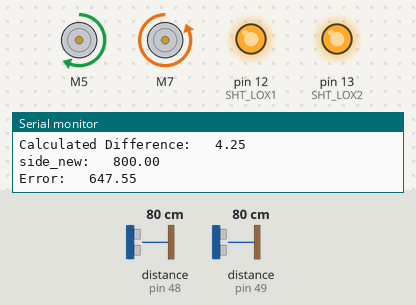
The sketch below on a simulated Arduino Uno, built with avr-gcc and run on an emulated ATmega328P. On the bench: 2 × DC motor (green arrow = forward, orange = backward, longer = faster), output pins drawn as LEDs (lit = HIGH), the last lines printed to the serial monitor. Inputs (shaded band) come from the test bench; at power-on: distance to the obstacle (sensors on pin 48, pin 49) 80 cm.

Above: at 1.2 s.
1.3 s: distance to the obstacle (sensor on pin 48) set to 2 cm
At 2.04 s:
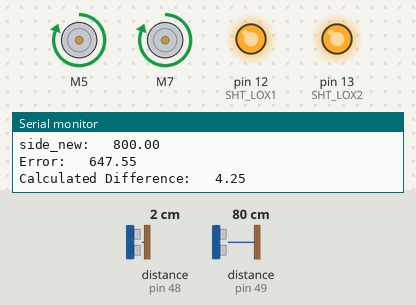
At 5.5 s:
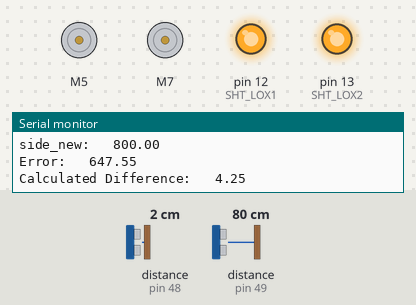
Timing chart, 0 to 7.0 s (numbered marks = the images above; inputs shaded):
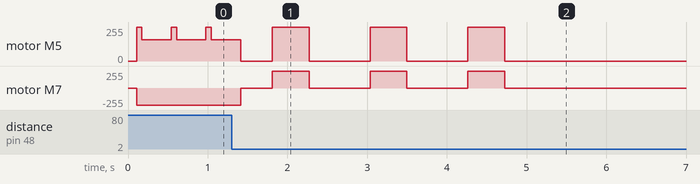

The sketch:

main_other.ino
```cpp
/*
 * This is the main function, this is what will run our robot
 * TODO:
 * check delays -> remove/reduce if not needed
 * copy in turning code (whichever one we choose)
 * check all hardcoded values -> change them based on testing
 */

// include libraries
#include "Adafruit_VL53L0X.h"
#include "Wire.h"
#include <MPU6050_light.h>
#include <L298NX2.h>

//global variables
float side=100;
float err=0;
float tilt_angle;

//gyro initial
MPU6050 mpu(Wire);
float az;
int num=0;

//motor initial
const unsigned int EN_A = 3; //left motor (relative to the front)
const unsigned int IN1_A = 5;
const unsigned int IN2_A = 6;

const unsigned int IN1_B = 7; //right motor
const unsigned int IN2_B = 8;
const unsigned int EN_B = 9;

L298NX2 motors(EN_A, IN1_A, IN2_A, EN_B, IN1_B, IN2_B);


//tof initial
#define LOX1_ADDRESS 0x30
#define LOX2_ADDRESS 0x31
int s_front,s_side;

// set the pins to shutdown
#define SHT_LOX1 12
#define SHT_LOX2 13

// objects for the vl53l0x
Adafruit_VL53L0X lox1 = Adafruit_VL53L0X();
Adafruit_VL53L0X lox2 = Adafruit_VL53L0X();

// this holds the measurement
VL53L0X_RangingMeasurementData_t measure_front;
VL53L0X_RangingMeasurementData_t measure_side;

void adjust(float error){
 //distance-, closer to wall, turn right
 //while (error < 0 && get_sidedistance() < side){
 if(error < 0) {

  motors.setSpeedA(255);
  motors.setSpeedB(200);
  motors.forwardA();
  motors.backwardB();
  delay (200);
 }
  //distance+, away from wall, turn left
 //while (error > 0 && get_sidedistance() > side){
 else {
  motors.setSpeedA(160);
  motors.setSpeedB(255);
  motors.forwardA();
  motors.backwardB();
  delay(200);
 }
  //back to original speed
  motors.setSpeedA(255);
  motors.setSpeedB(255);
}

float calculate_offset(int distance) {
  float offset = -0.0001*pow(distance, 2) + 0.1222*distance - 18.768;
  if (distance == 100){
    offset=offset+60;
    //10.748;
  }
  if (distance ==400){
     offset=offset+100;
     //17.088;
  }
   if (distance ==700){
     offset=offset+120;
     //17.088;
  }
  return offset;
}

float get_frontdistance() {
  float total = 0;
  for(int i = 0; i < 2; i++){
    lox1.rangingTest(&measure_front, false); //need this for sensor reading to work!
    float s_f = measure_front.RangeMilliMeter;
    total += s_f;
  }
  return (total/2);
}

float get_sidedistance() {
  float total = 0;
  for(int i = 0; i < 2; i++){
    lox2.rangingTest(&measure_side, false); //need this for sensor reading to work!
    float s_s = measure_side.RangeMilliMeter;
    total += s_s;
  }
  return (total/2);
}

void setID() { //set addresses for devices on i2c bus (tof and gyro)
  // all reset
  digitalWrite(SHT_LOX1, LOW);
  digitalWrite(SHT_LOX2, LOW);
  delay(10);
  // all unreset
  digitalWrite(SHT_LOX1, HIGH);
  digitalWrite(SHT_LOX2, HIGH);
  delay(10);

  // activating LOX1 and reseting LOX2
  digitalWrite(SHT_LOX1, HIGH);
  digitalWrite(SHT_LOX2, LOW);

  // initing LOX1
  if(!lox1.begin(LOX1_ADDRESS)) {
    Serial.println(F("Failed to boot first VL53L0X"));
    while(1);
  }

  // activating LOX2
  digitalWrite(SHT_LOX2, HIGH);
  delay(10);

  //initing LOX2
  if(!lox2.begin(LOX2_ADDRESS)) {
    Serial.println(F("Failed to boot second VL53L0X"));
    while(1);
  }
  delay(10);
}

void turn_90() { //does a 90deg turn to the right
  motors.stop();
  delay (300);
  motors.setSpeedA(255);
  motors.setSpeedB(255);
  motors.forward();
  delay(460); //545
  motors.stop();
  delay (300);
}


void drive_until(float wall_distance) { //drives until the distance to the wall is detected
  s_front = get_frontdistance();
  //tilt_angle=mpu.getAngleY();
  while(s_front > wall_distance) {
    //|| (abs(tilt_angle)>=10)
    //full speed ahead
    motors.setSpeedA(255);
    motors.setSpeedB(255);
    motors.forwardA();
    motors.backwardB();

    //check if we are going into/out of the trap
    //if so, keep current motion state and don't update front/side distance sensor
   // tilt_angle=mpu.getAngleY();
    //checking side distance while driving & calculate error
    float side_new = get_sidedistance();
    err=side_new - side;
    Serial.print("side_new:   ");
    Serial.println(side_new);
    Serial.print("Error:   ");
    Serial.println(err);
    if (abs(err/side)>0.2) {
      adjust(err);
      Serial.print("Calculated Difference:   ");
      Serial.println(abs(err/side));
    }
    delay(100);
    //renew front distance
    s_front = get_frontdistance();
  }
  motors.stop();
  delay(100);
 }


void setup() {
  Serial.begin(115200);
  Wire.begin();
  // wait until serial port opens for native USB devices
  while (! Serial) { delay(1); }

  pinMode(SHT_LOX1, OUTPUT);
  pinMode(SHT_LOX2, OUTPUT);

  Serial.println("Shutdown pins inited...");

  digitalWrite(SHT_LOX1, LOW);
  digitalWrite(SHT_LOX2, LOW);

  Serial.println("Both in reset mode...(pins are low)");


  Serial.println("Starting...");
  setID();

  byte status = mpu.begin();
  Serial.print(F("MPU6050 status: "));
  Serial.println(status);
  while(status!=0){Serial.print("gyro not working");   } // stop everything if could not connect to MPU6050

}

void basic_main() {
  int i = 1; //number of turns completed
  int n_turns = 10; //total number of turns to be made
  float wall_distance = 100;
  side=side+calculate_offset(side);
  while(i <= 10) {
    Serial.println(i);
    wall_distance = wall_distance+calculate_offset (wall_distance);
    drive_until(wall_distance);
    if(i != 10) { //still have turns to complete
      if(i == 4){
        Serial.println("AAA!");
         motors.setSpeedA(255);
         motors.setSpeedB(255);
         motors.forwardA();
         motors.backwardB();
        delay(2200);
        motors.stop();
        Serial.println("motor stop!");
        delay(3000);
        Serial.println("delay done!");
      }
      if (i==10){
        i++;
      }
      if (i!=4){
         turn_90();
      }
      delay(100);
      i++;
      delay(10);
      switch(i) { //change distance at which to stop based on number of turns completed
        case 4:
          wall_distance = 500;
          delay(10);
          break;
        case 5:
          side=side+300;
          side=side+calculate_offset(side);
          delay(10);
          break;
        case 9:
          wall_distance = 700;
          side=side+300;
          side=side+calculate_offset(side);
          delay(10);
          break;
      }
    }
  }
  motors.stop();
  delay(100000);
  //should be at center now
}
void go_in_circle() {
  int turns = 3;
  int i = 0;
  float wall_distance = 100;
  side=side+calculate_offset(side);
  while(i < turns){
    wall_distance = wall_distance + calculate_offset(wall_distance);
    drive_until(wall_distance);
    turn_90();
    i++;
  }
  motors.stop();
  delay(100000);
}

void loop() {
  //only run the trip once
  go_in_circle();
}
```

Measured:
- after the input at 1.3 s, motor M7: backward 255/255 → stopped after 0.11 s, then repeats every 1.2 s: forward 255/255 0.46 s, stopped 0.77 s, until it stays stopped from 4.7 s
- by itself, motor M5: repeats every 1.2 s: forward 255/255 0.46 s, stopped 0.77 s, until it stays stopped from 4.7 s
